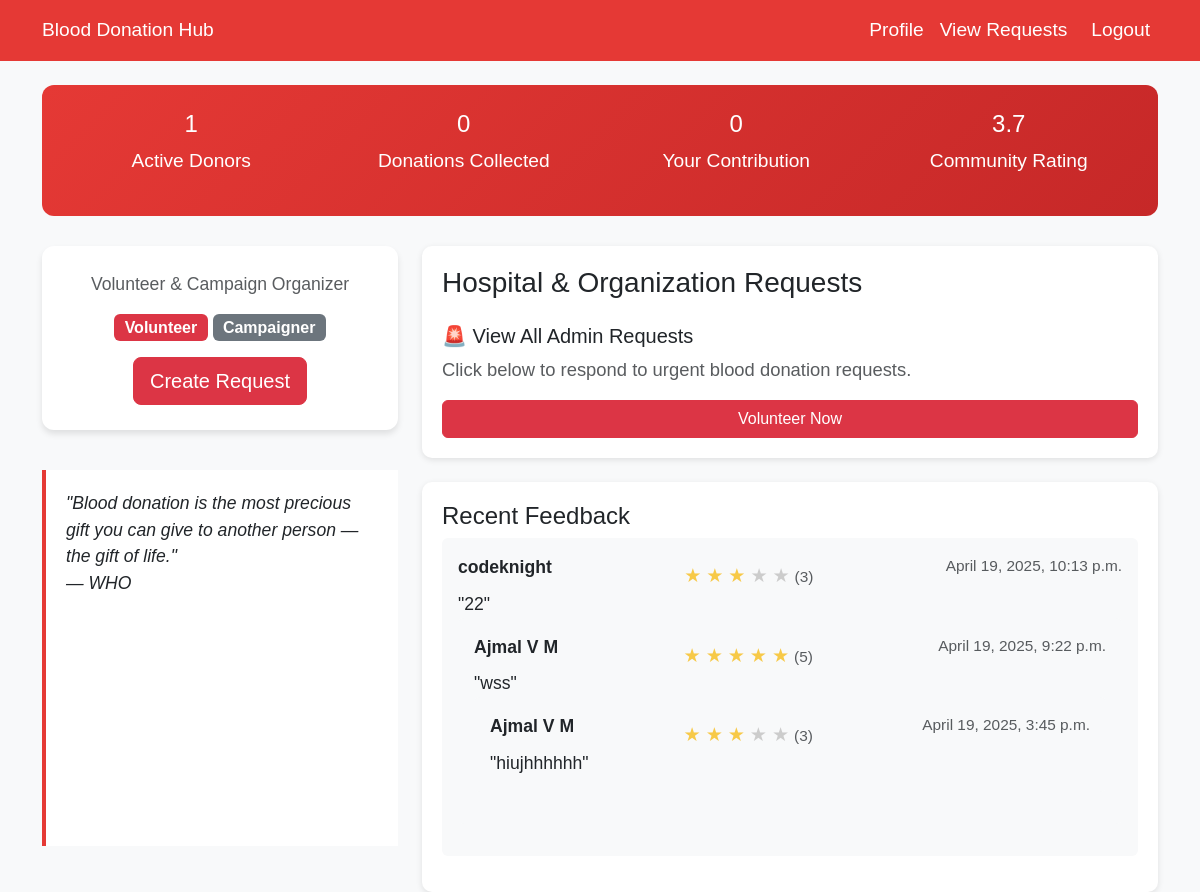
Screenshot of /sponsors/ (signed in) with the database file from the repository.
### com/models.py (models this page shows, shortened)
class Feedback(models.Model):
    description=models.TextField(max_length=50)
    rating=models.IntegerField()
    usser=models.ForeignKey(Reg,on_delete=models.CASCADE,null=True,blank=True)
    choice=models.CharField(max_length=50,null=True,blank=True)
    created_at= models.DateTimeField(auto_now=True)

class Reg(models.Model):
    name=models.CharField(max_length=30)
    email=models.EmailField(max_length=50,unique=True)
    passw=models.CharField(max_length=50)
    contact=models.CharField(max_length=10)
    age=models.CharField(max_length=5)
    location=models.CharField(max_length=50,default='India')
    image = models.ImageField(upload_to='images/', null=True, blank=True)
    genderchoice=(
        ('male','MALE'),
        ('female','FEMALE'),
        ('others','OTHERS')
    )
    gender=models.CharField(max_length=10,choices=genderchoice,null=True,blank=True)
    bloodgroupchoice=(
        ('A+','A+'),
        ('A-','A-'),
        ('B+','B+'),
        ('B-','B-'),
        ('AB+','AB+'),
        ('AB-','AB-'),
        ('O+','O+'),
        ('O-','O-'),
    )
    bloodgroup=models.CharField(max_length=5,choices=bloodgroupchoice,null=True,blank=True)

### com/views.py (the view)
# urls.py: path('sponsors/', views.sponsors, name='sponsors'),
def sponsors(request):
    if 'email' not in request.session:
        return redirect('modlogin')
    try:
        email= request.session['email']
        mode= Mod.objects.get(email=email)
    except:
        return redirect('modlogin')
    obj = models.AdminRequest.objects.all()
    total_donors = Mod.objects.filter(
        category='sponsors or donors',
        approval_status=True
    ).count()
    donations_collected = Request.objects.filter(status='COMPLETED').count()
    print('ff',mode)
    completed_donations = Request.objects.filter(mod=mode,status='COMPLETED').count()
    feedback= Feedback.objects.filter(choice='sponsors or donors').order_by('-created_at')[:5]
    average_rating = Feedback.objects.filter(choice='sponsors or donors').aggregate(Avg('rating'))['rating__avg']
    average_rating = round(average_rating, 1) if average_rating is not None else "N/A"
    print('dd',completed_donations)
    return render(request, 'sponsors.html', {
        'obj': obj,
        'total_donors': total_donors,
        'donations_collected': donations_collected,
        'completed_donations': completed_donations,
        'feedback': feedback,
        'average_rating' : average_rating
    })

### com/templates/sponsors.html (shortened to what this page needs)
<!DOCTYPE html>
<html lang="en">
<head>
  <link rel="stylesheet" href="https://cdn.jsdelivr.net/npm/bootstrap@5.3.0/dist/css/bootstrap.min.css"/>
  <link href="https://cdn.jsdelivr.net/npm/bootstrap@5.3.2/dist/css/bootstrap.min.css" rel="stylesheet">
</head>
<body>
  <nav class="navbar navbar-expand-lg">
    <div class="container">
      <a class="navbar-brand" href="#">Blood Donation Hub</a>
      <div class="collapse navbar-collapse" id="navbarNav">
        <ul class="navbar-nav ms-auto">
          <li class="nav-item"><a class="nav-link" href="/modprofile/">Profile</a></li>
          <li class="nav-item"><a class="nav-link" href="/viewrequests/">View Requests</a></li>
          <li class="nav-item"><a class="nav-link btn btn-danger text-white ms-lg-2" href="/logout/">Logout</a></li>
        </ul>
      </div>
    </div>
  </nav>
  <div class="container mt-4">
    <div class="quick-stats">
      <div class="row text-center">
        <div class="col-md-3">
            <h4>{{ total_donors }}</h4>
            <p>Active Donors</p>
          </div>
        <div class="col-md-3">
          <h4>{{ donations_collected }}</h4>
          <p>Donations Collected</p>
        </div>
        <div class="col-md-3">
          <h4>{{ completed_donations }}</h4>
          <p>Your Contribution</p>
        </div>
        <div class="col-md-3">
          <h4>{{ average_rating|floatformat:1 }}</h4>
          <p>Community Rating</p>
        </div>
      </div>
    </div>
    <div class="row g-4">
      <div class="col-md-4 full-height-col">
        <div class="sponsor-profile">
          <p class="text-muted">Volunteer & Campaign Organizer</p>
          <div class="mb-3">
            <span class="badge bg-danger fs-6">Volunteer</span>
            <span class="badge bg-secondary fs-6">Campaigner</span>
          </div>
          <a href="/upload_request/" class="btn btn-danger btn-lg">Create Request</a>
        </div>
        <div class="motivational-quote" id="dailyQuote">
        </div>
      </div>
      <div class="col-md-8">
        <div class="resource-item mb-4">
          <h3>Hospital & Organization Requests</h3>
          <div class="d-flex flex-column justify-content-between h-100">
            <div>
              <h5 class="mt-3">🚨 View All Admin Requests</h5>
              <p class="text-muted">Click below to respond to urgent blood donation requests.</p>
            </div>
            <a href="{% url 'adreqlist' %}" class="btn btn-danger w-100">Volunteer Now</a>
          </div>
        </div>
        <div class="recent-feedback">
          <h4>Recent Feedback</h4>
          {% if feedback %}
          {% for feed in feedback%}
          <div class="mb-3 p-3 bg-light rounded">
            <div class="d-flex justify-content-between">
              <strong>{{ feed.usser.name }}</strong>
              <div class="mt-2">
                {% for i in "12345" %}
                    {% if forloop.counter <= feed.rating %}
                        <span class="star filled">&#9733;</span>
                    {% else %}
                        <span class="star">&#9733;</span>
                    {% endif %}
                {% endfor %}
                <small class="text-muted">({{ feed.rating }})</small>
            </div>
              <small class="text-muted">{{ feed.created_at}}</small>
            </div>
            <p class="mb-0">"{{ feed.description }}"</p>
            {% endfor %}
          </div>
          {% else %}
          <strong>No ratings yet</strong>
          {% endif %}
        </div>
      </div>
    </div>
  </div>
</body>
</html>

### com/templates/sponsors.html (style rules this page uses)
body { background-color: #f8f9fa; font-family: 'Arial', sans-serif; min-height: 100vh; font-size: 1.1rem; }
.navbar { background-color: #e53935; }
.navbar-brand, .nav-link { color: white !important; font-size: 1.2rem; }
.quick-stats { background: linear-gradient(135deg, #e53935, #c62828); color: white; padding: 25px; border-radius: 12px; margin-bottom: 30px; font-size: 1.2rem; }
.sponsor-profile { text-align: center; padding: 25px; background: white; border-radius: 12px; box-shadow: 0 4px 6px rgba(0,0,0,0.1); font-size: 1.1rem; }
.resource-item { padding: 20px; background-color: white; border-radius: 10px; box-shadow: 0 2px 6px rgba(0,0,0,0.1); font-size: 1.15rem; }
.motivational-quote { font-style: italic; padding: 20px; background-color: #fff; border-left: 4px solid #e53935; margin-top: 20px; height: 100%; font-size: 1.1rem; }
.full-height-col { display: flex; flex-direction: column; gap: 20px; height: calc(100vh - 200px); }
.recent-feedback { padding: 20px; background-color: white; border-radius: 10px; box-shadow: 0 2px 6px rgba(0,0,0,0.1); font-size: 1.1rem; }
.star { font-size: 1.2rem; color: #ccc; }
.star.filled { color: #f7c948; }

### rows the page displays
Feedback: usser.name "codeknight", rating "3", created_at "April 19, 2025, 10:13 p.m.", description "22"
Feedback: usser.name "Ajmal V M", rating "5", created_at "April 19, 2025, 9:22 p.m.", description "wss"
Feedback: usser.name "Ajmal V M", rating "3", created_at "April 19, 2025, 3:45 p.m.", description "hiujhhhhhh"

### other values shown
{{ total_donors }} "1"
{{ donations_collected }} "0"
{{ completed_donations }} "0"
{{ average_rating|floatformat:1 }} "3.7"
